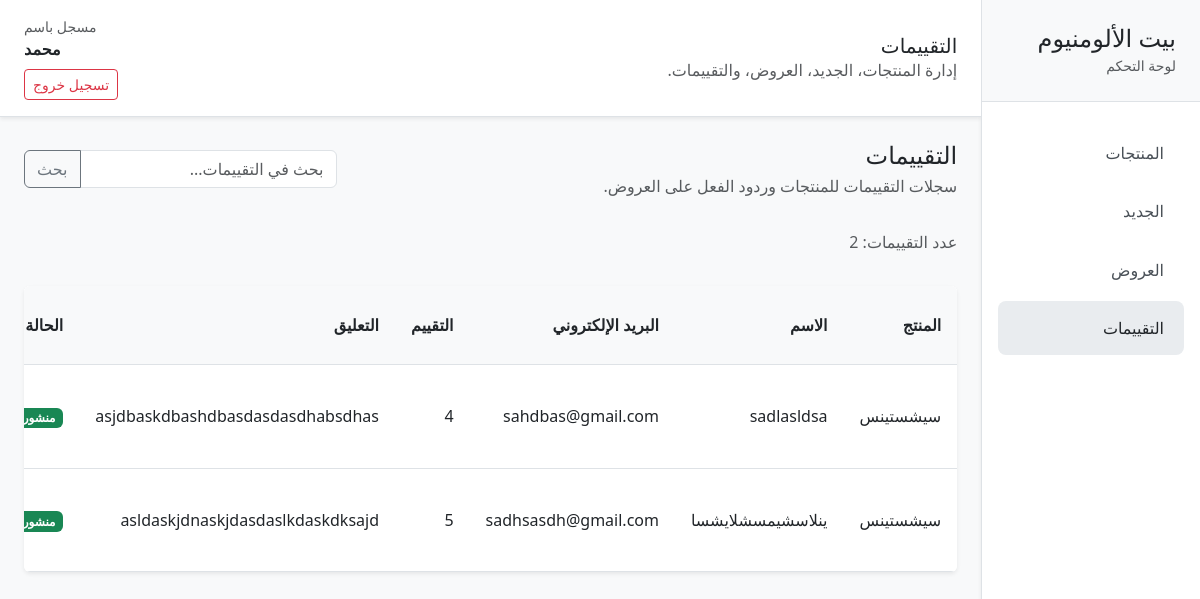
/dashboard/reviews/ (signed in), run on the app's committed database.
### products/models.py (models this page shows, shortened)
class Review(models.Model):
    product = models.ForeignKey(Product, on_delete=models.CASCADE, related_name="reviews")
    name = models.CharField(max_length=100)
    email = models.EmailField()
    rating = models.IntegerField()
    comment = models.TextField()
    approved = models.BooleanField(default=False)
    created_at = models.DateTimeField(auto_now_add=True)

class Product(models.Model):
    name = models.CharField(max_length=255)
    description = models.TextField()
    price = models.DecimalField(max_digits=10, decimal_places=2)
    old_price = models.DecimalField(
        max_digits=10,
        decimal_places=2,
        null=True,
        blank=True
    )
    image = models.ImageField(upload_to='products/')
    image_2 = models.ImageField(upload_to='products/', null=True, blank=True)
    image_3 = models.ImageField(upload_to='products/', null=True, blank=True)
    image_4 = models.ImageField(upload_to='products/', null=True, blank=True)
    image_5 = models.ImageField(upload_to='products/', null=True, blank=True)
    more_details = models.TextField(null=True, blank=True)
    specs = models.TextField(null=True, blank=True)
    features = models.TextField(null=True, blank=True)
    stock = models.PositiveIntegerField(default=0)
    category = models.ForeignKey(
        "products.Category",
        on_delete=models.CASCADE,
        related_name="products",
        null=True,
        blank=True
    )
    is_new = models.BooleanField(default=False)
    added_at = models.DateTimeField(auto_now_add=True)

### products/views.py (the view)
# urls.py: path('dashboard/reviews/', dashboard_reviews, name='dashboard_reviews'),
@login_required
def dashboard_reviews(request):
    reviews = Review.objects.select_related('product').order_by('-created_at')
    context = _dashboard_context(
        request,
        active_page='reviews',
        queryset=reviews,
        search_fields=['name', 'email', 'comment', 'product__name'],
    )
    return render(request, 'products/dashboard/reviews_list.html', context)

### products/views.py (called while the page is built)
def _filter_queryset_by_search(queryset, search_query, fields):
    if not search_query or not fields:
        return queryset
    query = Q()
    for field in fields:
        query |= Q(**{f"{field}__icontains": search_query})
    return queryset.filter(query)

def _paginate_queryset(request, queryset, per_page=15):
    paginator = Paginator(queryset, per_page)
    page_number = request.GET.get('page')
    return paginator.get_page(page_number)

def _dashboard_context(request, active_page, queryset, search_fields=None):
    search_query = request.GET.get('search', '').strip()
    queryset = _filter_queryset_by_search(queryset, search_query, search_fields or [])
    page_obj = _paginate_queryset(request, queryset)
    return {
        'search_query': search_query,
        'page_obj': page_obj,
        'active_page': active_page,
        'result_count': queryset.count(),
    }

### products/templates/products/dashboard/reviews_list.html (shortened to what this page needs)
{% extends 'products/base.html' %} {% block page_title %}التقييمات{% endblock %}
{% block content %}
<div class="d-flex flex-column gap-3">
  <div
    class="d-flex flex-column flex-md-row justify-content-between align-items-start align-items-md-center gap-3 mb-3"
  >
    <div>
      <h2 class="h4 mb-1">التقييمات</h2>
      <p class="text-muted mb-0">
        سجلات التقييمات للمنتجات وردود الفعل على العروض.
      </p>
    </div>
    <form method="get" class="search-box">
      <div class="input-group">
        <input
          type="search"
          name="search"
          class="form-control"
          placeholder="بحث في التقييمات..."
          value="{{ search_query }}"
        />
        <button class="btn btn-outline-secondary" type="submit">بحث</button>
      </div>
    </form>
  </div>
  <div class="d-flex justify-content-between align-items-center mb-3">
    <span class="text-muted">عدد التقييمات: {{ result_count }}</span>
  </div>
  <div class="table-responsive shadow-sm rounded overflow-hidden bg-white">
    <table class="list-table mb-0">
      <thead>
        <tr>
          <th class="text-start">المنتج</th>
          <th class="text-start">الاسم</th>
          <th class="text-start">البريد الإلكتروني</th>
          <th class="text-start">التقييم</th>
          <th class="text-start">التعليق</th>
          <th class="text-start">الحالة</th>
        </tr>
      </thead>
      <tbody>
        {% for review in page_obj.object_list %}
        <tr
          class="clickable-row"
          data-href="{% url 'products:review_detail' review.pk %}"
        >
          <td>{{ review.product.name }}</td>
          <td>{{ review.name }}</td>
          <td>{{ review.email }}</td>
          <td>{{ review.rating }}</td>
          <td>{{ review.comment|truncatechars:60 }}</td>
          <td>
            {% if review.approved %}
            <span class="badge bg-success">منشور</span>
            {% else %}
            <span class="badge bg-secondary">غير منشور</span>
            {% endif %}
          </td>
        </tr>
        {% empty %}
        <tr>
          <td colspan="7" class="py-5 text-center text-muted">
            لا توجد تقييمات.
          </td>
        </tr>
        {% endfor %}
      </tbody>
    </table>
  </div>
</div>
{% endblock %}

### products/templates/products/base.html (shortened to what this page needs)
<!doctype html>
<html lang="ar" dir="rtl">
  <head>
    <link
      href="https://cdn.jsdelivr.net/npm/bootstrap@5.3.3/dist/css/bootstrap.rtl.min.css"
      rel="stylesheet"
    />
  </head>
  <body class="bg-light">
    <div class="dashboard-shell d-flex min-vh-100">
      <aside class="dashboard-sidebar bg-white border-end shadow-sm">
        <div class="sidebar-brand px-4 py-4 border-bottom">
          <h4 class="mb-0">بيت الألومنيوم</h4>
          <small class="text-muted">لوحة التحكم</small>
        </div>
        <nav class="sidebar-nav px-3 py-4">
          <a
            class="sidebar-link {% if active_page == 'products' %}active{% endif %}"
            href="{% url 'products:dashboard_products' %}"
          >
            المنتجات
          </a>
          <a
            class="sidebar-link {% if active_page == 'new_arrivals' %}active{% endif %}"
            href="{% url 'products:dashboard_new_arrivals' %}"
          >
            الجديد
          </a>
          <a
            class="sidebar-link {% if active_page == 'offers' %}active{% endif %}"
            href="{% url 'products:dashboard_offers' %}"
          >
            العروض
          </a>
          <a
            class="sidebar-link {% if active_page == 'reviews' %}active{% endif %}"
            href="{% url 'products:dashboard_reviews' %}"
          >
            التقييمات
          </a>
        </nav>
      </aside>
      <main class="dashboard-main flex-grow-1">
        <header
          class="dashboard-header bg-white border-bottom py-3 px-4 shadow-sm"
        >
          <div class="d-flex justify-content-between align-items-center">
            <div>
              <h1 class="h5 mb-0">
                {% block page_title %}لوحة التحكم{% endblock %}
              </h1>
              <p class="text-muted mb-0">
                إدارة المنتجات، الجديد، العروض، والتقييمات.
              </p>
            </div>
            {% if user.is_authenticated %}
            <div class="text-end">
              <div class="small text-muted">مسجل باسم</div>
              <div class="fw-semibold">{{ user.username }}</div>
              <a
                href="{% url 'products:logout' %}"
                class="btn btn-sm btn-outline-danger mt-2"
                >تسجيل خروج</a
              >
            </div>
            {% endif %}
          </div>
        </header>
        <section class="dashboard-content p-4">
          {% block content %}{% endblock %}
        </section>
      </main>
    </div>
  </body>
</html>

### products/templates/products/base.html (style rules this page uses)
body { min-height: 100vh; }
.dashboard-shell { overflow: hidden; }
.dashboard-sidebar { width: 260px; min-height: 100vh; }
.sidebar-brand { background: #f8f9fa; }
.sidebar-nav { display: flex; flex-direction: column; gap: 0.25rem; }
.sidebar-link { display: block; padding: 0.95rem 1.25rem; color: #495057; border-radius: 0.5rem; text-decoration: none; transition: background 0.15s ease, color 0.15s ease; }
.sidebar-link:hover, .sidebar-link.active { background: #e9ecef; color: #212529; }
.dashboard-main { overflow-x: hidden; }
.dashboard-header { position: sticky; top: 0; z-index: 10; }
.dashboard-content { min-height: calc(100vh - 92px); }
.list-table { width: 100%; border-collapse: collapse; background: #fff; }
.list-table th, .list-table td { padding: 0.95rem 1rem; border-bottom: 1px solid #dee2e6; vertical-align: middle; }
.list-table th { background: #f8f9fa; text-align: left; font-weight: 600; }
.clickable-row { cursor: pointer; transition: background 0.15s ease; }
.search-box { max-width: 420px; }

### data on the page
Review: product.name "سيشستينس", name "sadlasldsa", email "sahdbas@gmail.com", rating "4", comment "asjdbaskdbashdbasdasdasdhabsdhas", approved "منشور"
Review: product.name "سيشستينس", name "ينلاسشيمسشلايشسا", email "sadhsasdh@gmail.com", rating "5", comment "asldaskjdnaskjdasdaslkdaskdksajd", approved "منشور"

### other printed values
{{ user.username }} "محمد"
{{ result_count }} "2"
